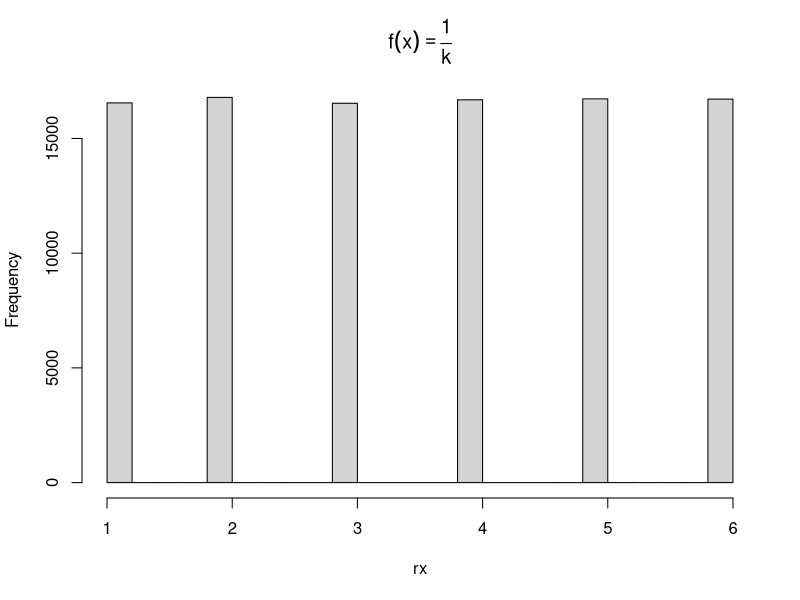
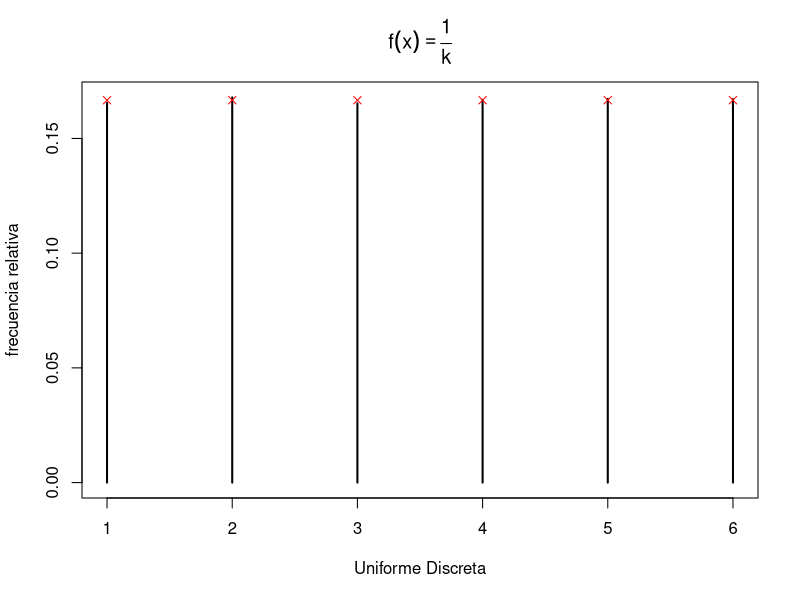

Recreate these plots in R, in order.
set.seed(3421)
######################DISTRIBUCION UNIFORME DISCRETA############################
ncomp <- 0
rfmp <- function(k, nsim) {
  unif <- numeric(nsim) #[-1]
  u <- runif(nsim)
  for(j in 1:nsim) {
    n <- 1
    Fx <- 0
    B <- T
    while (B==T) {
      p <- 1/k
      Fx <- Fx + p
      if (Fx < u[j]) {
        n <- n + 1
      } else {
        unif[j] <- n
        B <- F
      }
    }
    ncomp <<- ncomp + n + 1
  }
  return(unif)
}
rx <- rfmp(k= 6 ,nsim =10^5);rx
################################################################################
mean(rx) # MEDIA REAL
e<-runif(n=10^5, min = 1,max = 6)
mean(e)  # MEDIA TEORICA
###############################GRAFICA DE LA FUNCION############################
hist(rx, main = expression(f(x) == frac(1, k)))
#######################DISTRIBUCION DE POISSON##################################
# GRAFICA ---------------------------------------------------------------------
k <- 6
nsim<-10^5
ncomp/nsim # Numero medio de comparaciones
# Analisis de resultados
res <- (table(rx)/nsim)
plot(res, ylab = "frecuencia relativa", xlab = "Uniforme Discreta",
      main = expression(f(x) == frac(1, k)))
################################################################################
#PUNTOS ------------------------------------------------------------------------
fmp <- dunif(x = 1:max(rx) ,min = 0, max = 6)
fmp
points(x = 1 : max(rx), fmp, pch = 4, col= "red")  # Comparacion teorica
#TABLA DE VALORES A COMPARAR ---------------------------------------------------
res2 <- as.data.frame(res)
names(res2) <- c("x", "psim")
res2$pteor <- fmp
res2
#####################PRUEBA DE BONDAD DE AJUSTE#################################
alpha <- 0.05
prop <- sum(rx)/length(rx)
p1 <-prop/sum(rx)
pr <- rep(p1, length(rx))
chi <- chisq.test(rx)
###############################################################################
# prueba chi-cuadrado-----------------------------------------------------------
Estadistico.prueba <- chi$p.value 
criterio <- (Estadistico.prueba > qchisq(1-alpha, 9))
if(criterio == TRUE){
  "Rechazo la H0: (no existe evidencia de uniformidad)"
}else{
  "No Rechazo la Ho: (hay evidencia de uniformidad)"
}
################################################################################

